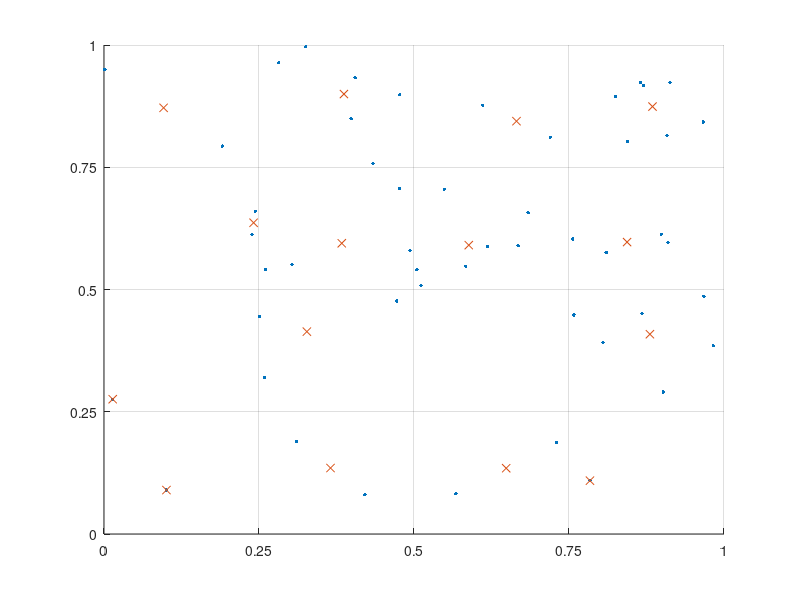

MATLAB code to generate this figure:
%Problem 1 Spatial Hashing
%David Curry
%ID: 304755606
clear all;
clc;
rng('default');
%define initial conditions and create random matrixs for particles
N = 50;
x = rand(1,N);
y = rand(1,N);
xmax = 1;
ymax = 1;
h = 0.25;
%define number of bins and bin spacing and initialize a binNum matirx
Nx = floor(xmax/h);
Ny = floor(ymax/h);
dx = xmax/Nx;
dy = xmax/Ny;
binNum = zeros(1,N);
%assgign a bin number to all particles
for k = 1:N
    binNum(k) = (ceil(x(k)/dx) - 1)*Ny + ceil((ymax -y(k))/dy);
end
%create initial matrix of binAvgx
binAvgx = zeros(1,Nx*Ny);
%compute the average for each bin by looping thru all bins
for k = 1:Nx*Ny
    sum = 0;
    counter = 0;
    % loop thru all particles to check if they are in the k bin
    for m = 1:N
        if binNum(m) == k
            %increase sum and counter for every particle in bin
            sum = sum + x(m);
            counter = counter + 1;
        end
    end
    %compute average for each bin and then restart loop for next bin
    binAvgx(k) = sum/counter;
end
%repeat for the y values
binAvgy = zeros(1,Nx*Ny);

for k = 1:Nx*Ny
    sumy = 0;
    countery = 0;
    for m = 1:N
        if binNum(m) == k
            sumy = sumy + y(m);
            countery = countery + 1;
        end
    end
    binAvgy(k) = sumy/countery;
end
%add a grid to graph
grid on;
xticks(0:dx:xmax);
yticks(0:dy:ymax);
%keep same graph
hold on;
%plot the initial particle positions
plot(x,y,'.','MarkerSize',8);
%keep same graph
hold on;
%plot average positions
plot(binAvgx,binAvgy, 'x','MarkerSize', 6);
%loop thru all bins to print out the particles in each bin
for k = 1:Nx*Ny
    number = 0;
    %print the bin number
    fprintf('Bin %2.0f: ',k);
    %loop thru all particels
    for m = 1:N
        if binNum(m) == k  %if particle is in the k bin
            fprintf('%.0f ',m);  %print that particle number on same line
            number = number + 1;
        end
    end
    if number == 0;  %if the are no particles in bin, print []
        fprintf('[]');
    end
    fprintf(' \n');  %add a new line for the next bin
end

